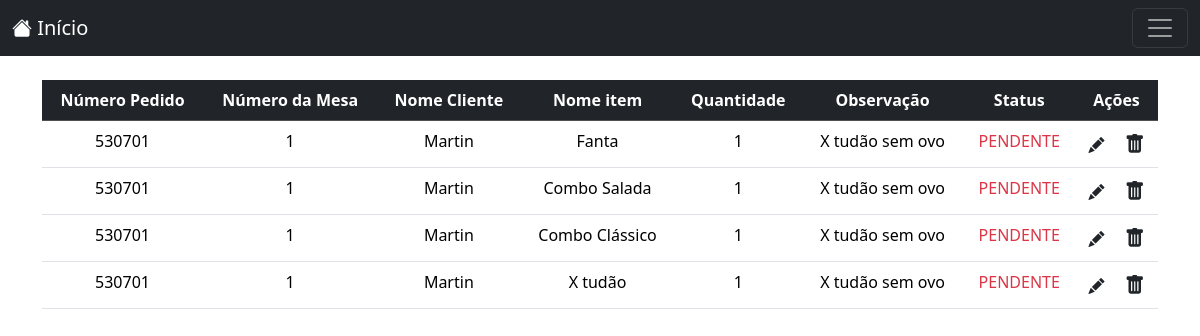
The app's page /admin/pedidos.php (signed in) with its own data.
### tables this page shows
CREATE TABLE `pedidosvendas` (
  `id` int(11) NOT NULL,
  `item_id` int(11) NOT NULL,
  `name` text NOT NULL,
  `price` double NOT NULL,
  `quantity` int(11) NOT NULL,
  `cliente_nome` varchar(200) NOT NULL,
  `observacao` text NOT NULL,
  `order_date` date NOT NULL DEFAULT current_timestamp(),
  `order_id` int(11) NOT NULL,
  `num_mesa` int(11) NOT NULL,
  `status` int(11) NOT NULL
);

### class/Admin.php (called while the page is built, shortened)
<?php
class Admin
{
	private $pedidosTable = 'pedidosvendas';
	private $con;
	public function __construct($db)
	{
		$this->con = $db;
	}
	public function allPedidos(){
		$stmt = $this->con->prepare("SELECT id, item_id, name, price, quantity, cliente_nome, status, observacao, order_id, num_mesa FROM ".$this->pedidosTable. " WHERE status <> 2 order by id desc");
		$stmt->execute();
		$result = $stmt->get_result();
		return $result;
	}
}

### admin/pedidos.php (the view, shortened to what this page needs)
<?php
include_once '../config/Database.php';
include_once '../class/Admin.php';
$database = new Database();
$db = $database->getConexao();
$admin = new Admin($db);
include('../inc/header.php');
include('./inc/nav.php');
?>
	<div class="container mt-4">
		<table class="table table-hover text-center">
			<thead class="table-dark">
				<tr>
					<th scope="col">Número Pedido</th>
                    <th scope="col">Número da Mesa</th>
					<th scope="col">Nome Cliente</th>
					<th scope="col">Nome item</th>
                    <th scope="col">Quantidade</th>
                    <th scope="col">Observação</th>
                    <th scope="col">Status</th>
                    <th scope="col">Ações</th>
				</tr>
			</thead>
			<tbody>
				<?php
					$items = $admin->allPedidos();
					while($item = $items->fetch_assoc()){
                        if ($item['status'] == 0) {
                            $textClass = 'text-danger';
                        } else {
                            $textClass = '';
                        }
						?>
						 <tr class="<?php echo $rowClass; ?>">
                            <td><?php echo $item['order_id']?></td>
                            <td><?php echo $item['num_mesa']?></td>
                            <td><?php echo $item['cliente_nome']?></td>
                            <td><?php echo $item['name']?></td>
                            <td><?php echo $item['quantity']?></td>
                            <td><?php echo $item['observacao']?></td>
                            <?php if ($item['status'] == 0){
                                $status = "PENDENTE";
                            } else if ($item['status'] == 1){
                                $status = "EM PREPARO";
                            } else if ($item['status'] == 2){
                                $status = "PRONTO";
                            } else if ($item['status'] == 3){
                                $status = "ENTREGUE";
                            }else if ($item['status'] == 4){
                                $status = "FINALIZADO";
                            }?>
                            <td class="<?php echo $textClass; ?>"><?php echo $status?></td>
                            <td>
                                <a href="edit.php?id=<?php echo $item['id'] ?>" class="link-dark"><i class="bi bi-pencil-fill me-3"></i></a>
                                <a href="delete.php?id=<?php echo $item['id'] ?>" class="link-dark"><i class="bi bi-trash-fill fs-5"></i></a>
                            </td>
                        </tr>
						<?php
					}
				?>
			</tbody>
		</table>
	</div>
</body>
</html>

### admin/pedidos.php (style rules this page uses)
.text-danger { color: red; }

### records on screen
pedidosvendas: order "530701", num_mesa "1", cliente_nome "Martin", name "Fanta", quantity "1", observacao "X tudão sem ovo", status "PENDENTE"
pedidosvendas: order "530701", num_mesa "1", cliente_nome "Martin", name "Combo Salada", quantity "1", observacao "X tudão sem ovo", status "PENDENTE"
pedidosvendas: order "530701", num_mesa "1", cliente_nome "Martin", name "Combo Clássico", quantity "1", observacao "X tudão sem ovo", status "PENDENTE"
pedidosvendas: order "530701", num_mesa "1", cliente_nome "Martin", name "X tudão", quantity "1", observacao "X tudão sem ovo", status "PENDENTE"
